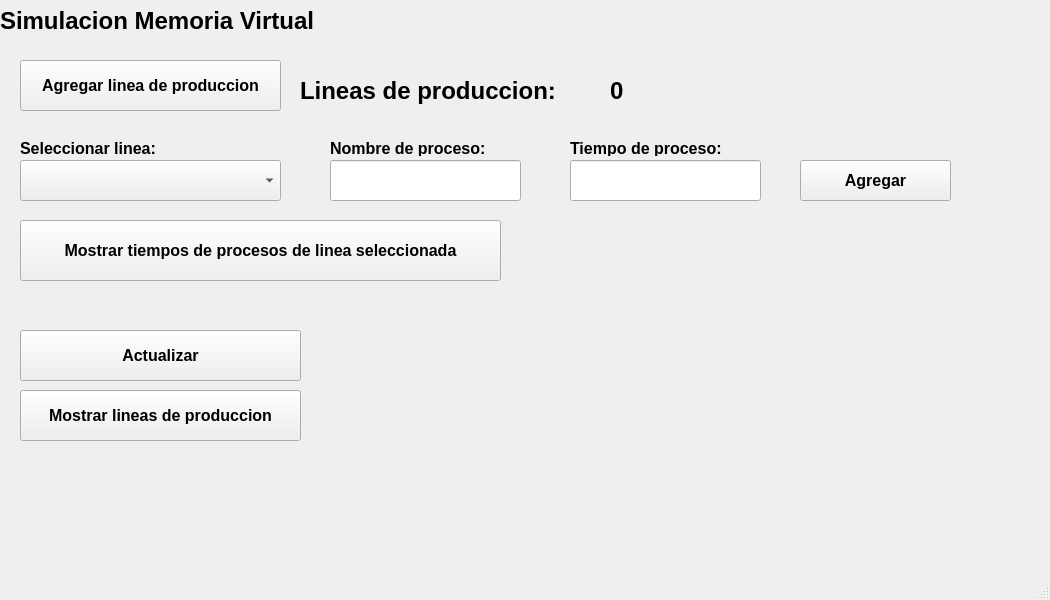
<?xml version="1.0" encoding="UTF-8"?>
<ui version="4.0">
 <class>VentanaPrincipal</class>
 <widget class="QMainWindow" name="VentanaPrincipal">
  <property name="geometry">
   <rect>
    <x>0</x>
    <y>0</y>
    <width>1050</width>
    <height>600</height>
   </rect>
  </property>
  <property name="windowTitle">
   <string>MainWindow</string>
  </property>
  <widget class="QWidget" name="centralwidget">
   <widget class="QLabel" name="label">
    <property name="geometry">
     <rect>
      <x>0</x>
      <y>0</y>
      <width>381</width>
      <height>41</height>
     </rect>
    </property>
    <property name="font">
     <font>
      <pointsize>18</pointsize>
      <weight>75</weight>
      <bold>true</bold>
     </font>
    </property>
    <property name="text">
     <string>Simulacion Memoria Virtual</string>
    </property>
   </widget>
   <widget class="QPushButton" name="pushButton_2">
    <property name="geometry">
     <rect>
      <x>20</x>
      <y>390</y>
      <width>281</width>
      <height>51</height>
     </rect>
    </property>
    <property name="font">
     <font>
      <pointsize>12</pointsize>
      <weight>75</weight>
      <bold>true</bold>
     </font>
    </property>
    <property name="text">
     <string>Mostrar lineas de produccion</string>
    </property>
   </widget>
   <widget class="QPushButton" name="pushButton_3">
    <property name="geometry">
     <rect>
      <x>20</x>
      <y>220</y>
      <width>481</width>
      <height>61</height>
     </rect>
    </property>
    <property name="font">
     <font>
      <pointsize>12</pointsize>
      <weight>75</weight>
      <bold>true</bold>
     </font>
    </property>
    <property name="text">
     <string>Mostrar tiempos de procesos de linea seleccionada</string>
    </property>
   </widget>
   <widget class="QPushButton" name="pushButton_4">
    <property name="geometry">
     <rect>
      <x>20</x>
      <y>60</y>
      <width>261</width>
      <height>51</height>
     </rect>
    </property>
    <property name="font">
     <font>
      <pointsize>12</pointsize>
      <weight>75</weight>
      <bold>true</bold>
     </font>
    </property>
    <property name="text">
     <string>Agregar linea de produccion</string>
    </property>
    <property name="autoDefault">
     <bool>false</bool>
    </property>
    <property name="default">
     <bool>false</bool>
    </property>
   </widget>
   <widget class="QLabel" name="label_2">
    <property name="geometry">
     <rect>
      <x>300</x>
      <y>70</y>
      <width>301</width>
      <height>41</height>
     </rect>
    </property>
    <property name="font">
     <font>
      <pointsize>18</pointsize>
      <weight>75</weight>
      <bold>true</bold>
     </font>
    </property>
    <property name="text">
     <string>Lineas de produccion:</string>
    </property>
   </widget>
   <widget class="QLabel" name="label_3">
    <property name="geometry">
     <rect>
      <x>610</x>
      <y>70</y>
      <width>441</width>
      <height>41</height>
     </rect>
    </property>
    <property name="font">
     <font>
      <pointsize>18</pointsize>
      <weight>75</weight>
      <bold>true</bold>
     </font>
    </property>
    <property name="text">
     <string>0</string>
    </property>
   </widget>
   <widget class="QComboBox" name="comboBox">
    <property name="geometry">
     <rect>
      <x>20</x>
      <y>160</y>
      <width>261</width>
      <height>41</height>
     </rect>
    </property>
    <property name="font">
     <font>
      <pointsize>12</pointsize>
      <italic>true</italic>
     </font>
    </property>
   </widget>
   <widget class="QLabel" name="label_4">
    <property name="geometry">
     <rect>
      <x>20</x>
      <y>140</y>
      <width>161</width>
      <height>16</height>
     </rect>
    </property>
    <property name="font">
     <font>
      <pointsize>12</pointsize>
      <weight>75</weight>
      <bold>true</bold>
     </font>
    </property>
    <property name="text">
     <string>Seleccionar linea:</string>
    </property>
   </widget>
   <widget class="QLabel" name="label_5">
    <property name="geometry">
     <rect>
      <x>330</x>
      <y>140</y>
      <width>191</width>
      <height>16</height>
     </rect>
    </property>
    <property name="font">
     <font>
      <pointsize>12</pointsize>
      <weight>75</weight>
      <bold>true</bold>
     </font>
    </property>
    <property name="text">
     <string>Nombre de proceso:</string>
    </property>
   </widget>
   <widget class="QLabel" name="label_6">
    <property name="geometry">
     <rect>
      <x>570</x>
      <y>140</y>
      <width>191</width>
      <height>16</height>
     </rect>
    </property>
    <property name="font">
     <font>
      <pointsize>12</pointsize>
      <weight>75</weight>
      <bold>true</bold>
     </font>
    </property>
    <property name="text">
     <string>Tiempo de proceso:</string>
    </property>
   </widget>
   <widget class="QPushButton" name="pushButton_5">
    <property name="geometry">
     <rect>
      <x>20</x>
      <y>330</y>
      <width>281</width>
      <height>51</height>
     </rect>
    </property>
    <property name="font">
     <font>
      <pointsize>12</pointsize>
      <weight>75</weight>
      <bold>true</bold>
     </font>
    </property>
    <property name="text">
     <string>Actualizar</string>
    </property>
   </widget>
   <widget class="QPushButton" name="pushButton_6">
    <property name="geometry">
     <rect>
      <x>800</x>
      <y>160</y>
      <width>151</width>
      <height>41</height>
     </rect>
    </property>
    <property name="font">
     <font>
      <pointsize>12</pointsize>
      <weight>75</weight>
      <bold>true</bold>
     </font>
    </property>
    <property name="text">
     <string>Agregar</string>
    </property>
   </widget>
   <widget class="QLineEdit" name="lineEdit">
    <property name="geometry">
     <rect>
      <x>330</x>
      <y>160</y>
      <width>191</width>
      <height>41</height>
     </rect>
    </property>
   </widget>
   <widget class="QLineEdit" name="lineEdit_2">
    <property name="geometry">
     <rect>
      <x>570</x>
      <y>160</y>
      <width>191</width>
      <height>41</height>
     </rect>
    </property>
   </widget>
  </widget>
  <widget class="QMenuBar" name="menubar">
   <property name="geometry">
    <rect>
     <x>0</x>
     <y>0</y>
     <width>1050</width>
     <height>20</height>
    </rect>
   </property>
  </widget>
  <widget class="QStatusBar" name="statusbar"/>
 </widget>
 <resources/>
 <connections/>
</ui>
